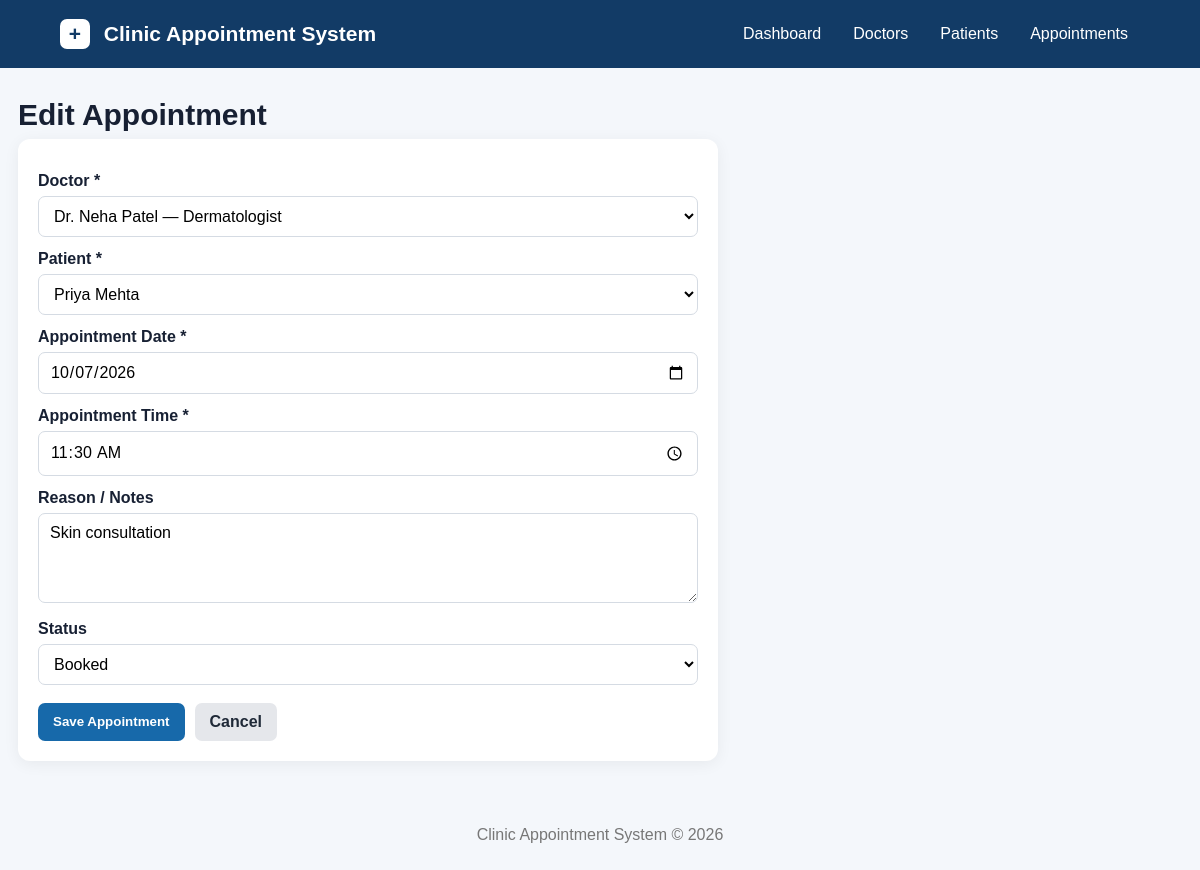
The app's page /appointment_form.php?id=2 with its own data.
### tables this page shows
CREATE TABLE appointments (
    id INT AUTO_INCREMENT PRIMARY KEY,
    doctor_id INT NOT NULL,
    patient_id INT NOT NULL,
    appointment_date DATE NOT NULL,
    appointment_time TIME NOT NULL,
    reason VARCHAR(255),
    status ENUM('Booked','Completed','Cancelled') NOT NULL DEFAULT 'Booked',
    created_at TIMESTAMP DEFAULT CURRENT_TIMESTAMP,
    CONSTRAINT fk_appointment_doctor FOREIGN KEY (doctor_id) REFERENCES doctors(id) ON UPDATE CASCADE ON DELETE RESTRICT,
    CONSTRAINT fk_appointment_patient FOREIGN KEY (patient_id) REFERENCES patients(id) ON UPDATE CASCADE ON DELETE RESTRICT,
    INDEX idx_appointment_date (appointment_date),
    INDEX idx_appointment_doctor (doctor_id),
    INDEX idx_appointment_patient (patient_id)
);

CREATE TABLE doctors (
    id INT AUTO_INCREMENT PRIMARY KEY,
    name VARCHAR(100) NOT NULL,
    specialization VARCHAR(100) NOT NULL,
    phone VARCHAR(20),
    email VARCHAR(120),
    address VARCHAR(255),
    created_at TIMESTAMP DEFAULT CURRENT_TIMESTAMP
);

CREATE TABLE patients (
    id INT AUTO_INCREMENT PRIMARY KEY,
    name VARCHAR(100) NOT NULL,
    gender VARCHAR(20),
    dob DATE NULL,
    phone VARCHAR(20),
    email VARCHAR(120),
    address VARCHAR(255),
    created_at TIMESTAMP DEFAULT CURRENT_TIMESTAMP
);

### appointment_form.php (the view, shortened to what this page needs)
<?php
require "config.php";
$id=(int)($_GET["id"]??0);$editing=$id>0;
$a=["doctor_id"=>"","patient_id"=>"","appointment_date"=>date("Y-m-d"),"appointment_time"=>"09:00","reason"=>"","status"=>"Booked"];
if($editing){$s=$pdo->prepare("SELECT * FROM appointments WHERE id=?");$s->execute([$id]);$a=$s->fetch();if(!$a)die("Appointment not found.");}
$doctors=$pdo->query("SELECT id,name,specialization FROM doctors ORDER BY name")->fetchAll();
$patients=$pdo->query("SELECT id,name FROM patients ORDER BY name")->fetchAll();
$pageTitle=$editing?"Edit Appointment":"Book Appointment";require "header.php";
?>
<h1><?=$editing?"Edit Appointment":"Book New Appointment"?></h1>
<div class="card form-card">
<form method="post">
<label>Doctor *</label><select name="doctor_id" required><option value="">Select doctor</option><?php foreach($doctors as $d):?><option value="<?=$d["id"]?>" <?=$a["doctor_id"]==$d["id"]?"selected":""?>><?=htmlspecialchars($d["name"])?> — <?=htmlspecialchars($d["specialization"])?></option><?php endforeach;?></select>
<label>Patient *</label><select name="patient_id" required><option value="">Select patient</option><?php foreach($patients as $p):?><option value="<?=$p["id"]?>" <?=$a["patient_id"]==$p["id"]?"selected":""?>><?=htmlspecialchars($p["name"])?></option><?php endforeach;?></select>
<label>Appointment Date *</label><input type="date" name="appointment_date" required value="<?=htmlspecialchars($a["appointment_date"])?>">
<label>Appointment Time *</label><input type="time" name="appointment_time" required value="<?=htmlspecialchars(substr($a["appointment_time"],0,5))?>">
<label>Reason / Notes</label><textarea name="reason"><?=htmlspecialchars($a["reason"])?></textarea>
<label>Status</label><select name="status"><?php foreach(["Booked","Completed","Cancelled"] as $st):?><option <?=$a["status"]===$st?"selected":""?>><?=$st?></option><?php endforeach;?></select>
<div class="form-actions"><button class="btn">Save Appointment</button><a class="btn secondary" href="appointments.php">Cancel</a></div>
</form></div>
<?php require "footer.php";?>

### assets/style.css (style rules this page uses)
* { box-sizing:border-box }
body { margin:0;font-family:Arial,Helvetica,sans-serif;background:#f4f7fb;color:#172033 }
h1 { margin:0 0 7px;font-size:30px }
.card { background:#fff;border-radius:12px;padding:20px;box-shadow:0 3px 16px rgba(0,0,0,.06) }
.btn { display:inline-block;border:0;background:#1769aa;color:#fff;text-decoration:none;padding:10px 15px;border-radius:7px;cursor:pointer;font-weight:600 }
.btn.secondary { background:#e5e7eb;color:#1f2937 }
input,select,textarea { width:100%;padding:10px 11px;border:1px solid #d5dbe3;border-radius:7px;background:#fff;font:inherit }
textarea { min-height:90px;resize:vertical }
label { display:block;font-weight:600;margin:13px 0 6px }
.form-card { max-width:700px }
.form-actions { display:flex;gap:10px;margin-top:18px }

### records on screen
appointments: doctor_id "Dr. Neha Patel — Dermatologist", patient_id "Priya Mehta", appointment_date "10/07/2026", appointment_time "11:30", reason "Skin consultation", status "Booked"
